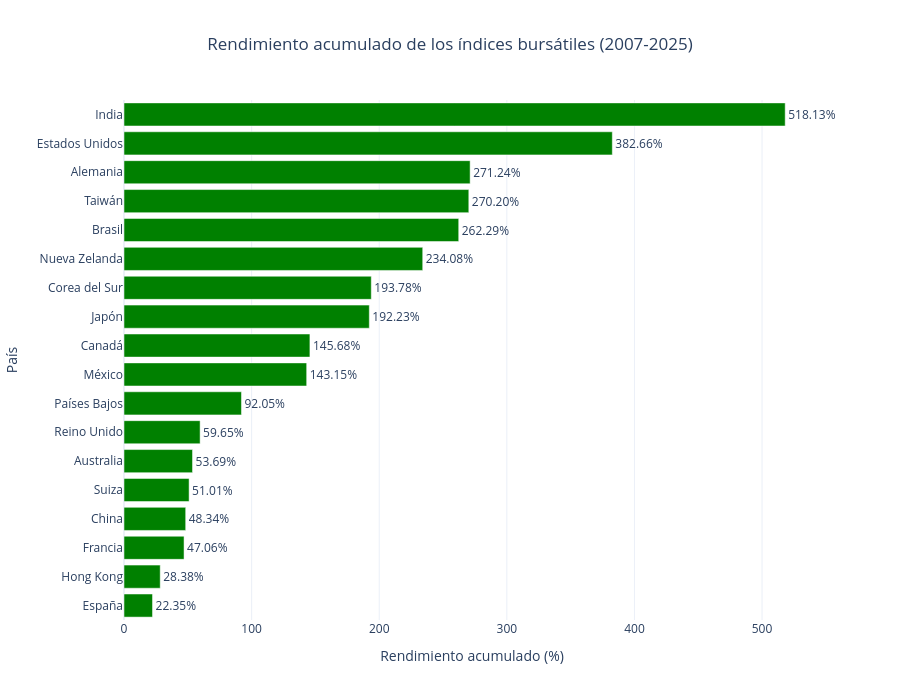

Write notebook code for a chart like this one.
### Markdown cell above
#### ¿Qué mercados bursátiles obtuvieron el mayor rendimiento acumulado durante los últimos 20 años?

### Code cell
# Creo una copia de los rendimientos acumulados para el gráfico.
df_grafico_acumulado = df_rendimiento_acumulado.copy()

# Ordeno los países de mayor a menor rendimiento acumulado.
df_grafico_acumulado = df_grafico_acumulado.sort_values(
    "Rendimiento acumulado (%)", ascending=False
)

# Creo el gráfico comparativo del rendimiento acumulado.
fig = go.Figure()

# Agrego las barras con colores según el rendimiento.
fig.add_trace(go.Bar(
    x=df_grafico_acumulado["Rendimiento acumulado (%)"],
    y=df_grafico_acumulado["País"],
    orientation="h",
    marker_color=[
        "green" if valor >= 0 else "red"
        for valor in df_grafico_acumulado["Rendimiento acumulado (%)"]
    ],
    text=df_grafico_acumulado["Rendimiento acumulado (%)"].map(
        lambda valor: f"{valor:.2f}%"
    ),
    textposition="outside",
    cliponaxis=False,
    hovertemplate="%{y}<br>Rendimiento acumulado: %{x:.2f}%<extra></extra>"
))

# Configuro el gráfico original.
fig.update_layout(
    title="Rendimiento acumulado de los índices bursátiles (2007-2025)",
    title_x=0.5,
    xaxis_title="Rendimiento acumulado (%)",
    yaxis_title="País",
    height=700,
    template="plotly_white",
    yaxis_autorange="reversed",
    showlegend=False
)

# Muestro el gráfico.
fig.show()

### Figure 1 — Plotly figure (JSON) as saved in the notebook; plotly's stock layout.template omitted (floating-point values rounded to 4 significant figures)
{"data": [{"cliponaxis": false, "hovertemplate": "%{y}<br>Rendimiento acumulado: %{x:.2f}%<extra></extra>", "marker": {"color": ["green", "green", "green", "green", "green", "green", "green", "green", "green", "green", "green", "green", "green", "green", "green", "green", "green", "green"]}, "orientation": "h", "text": ["518.13%", "382.66%", "271.24%", "270.20%", "262.29%", "234.08%", "193.78%", "192.23%", "145.68%", "143.15%", "92.05%", "59.65%", "53.69%", "51.01%", "48.34%", "47.06%", "28.38%", "22.35%"], "textposition": "outside", "type": "bar", "x": [518.1, 382.7, 271.2, 270.2, 262.3, 234.1, 193.8, 192.2, 145.7, 143.2, 92.05, 59.65, 53.69, 51.01, 48.34, 47.06, 28.38, 22.35], "y": ["India", "Estados Unidos", "Alemania", "Taiwán", "Brasil", "Nueva Zelanda", "Corea del Sur", "Japón", "Canadá", "México", "Países Bajos", "Reino Unido", "Australia", "Suiza", "China", "Francia", "Hong Kong", "España"]}], "layout": {"height": 700, "showlegend": false, "title": {"text": "Rendimiento acumulado de los índices bursátiles (2007-2025)", "x": 0.5}, "xaxis": {"title": {"text": "Rendimiento acumulado (%)"}}, "yaxis": {"autorange": "reversed", "title": {"text": "País"}}}}
